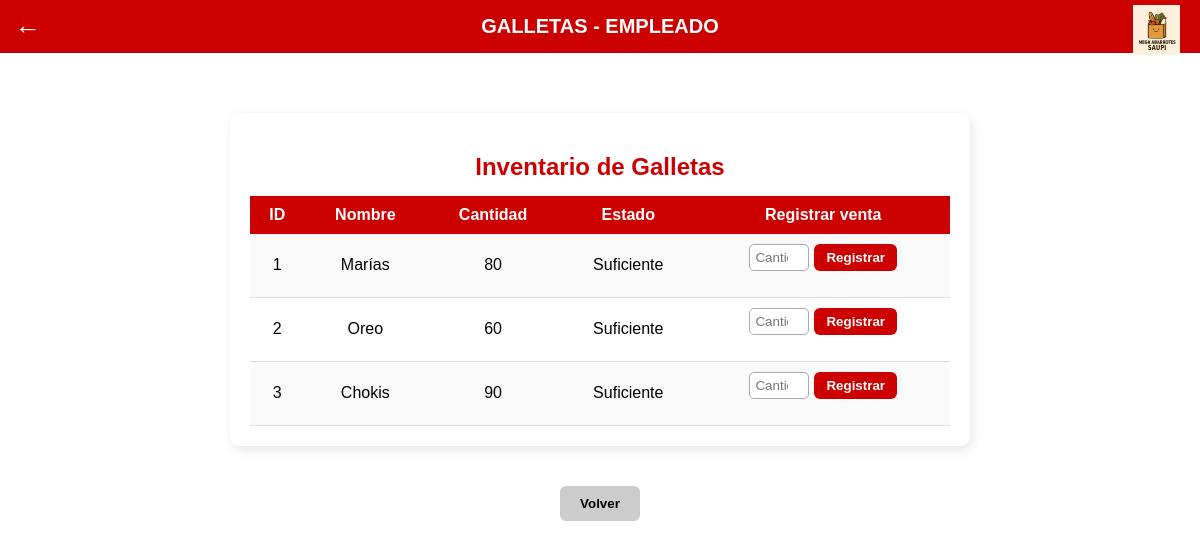
The page /galletas_empleado.php on the database as committed earlier.
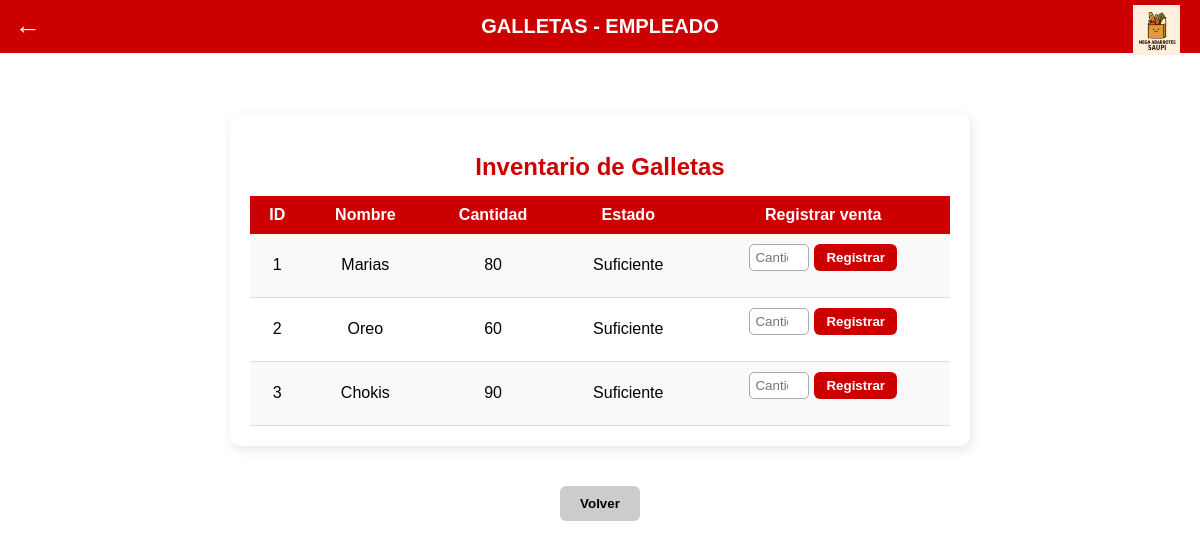
The same page on the database as committed later.
### tables this page shows
CREATE TABLE `galletas` (
  `id` int(11) NOT NULL,
  `nombre` varchar(50) NOT NULL,
  `cantidad` int(11) NOT NULL DEFAULT 0,
  `estado` varchar(30) NOT NULL
);

### galletas_empleado.php (the view, shortened to what this page needs)
<?php
include "config/conexion.php";
include "views/header.php";
$sql = "SELECT * FROM galletas";
$result = $conn->query($sql);
?>
<link rel="stylesheet" href="assets/css/style.css">
<div class="container-empleado">
  <div class="card-product-empleado">
    <h2>Inventario de Galletas</h2>
    <table class="tabla-empleado">
      <tr>
        <th>ID</th>
        <th>Nombre</th>
        <th>Cantidad</th>
        <th>Estado</th>
        <th>Registrar venta</th>
      </tr>
      <?php while ($row = $result->fetch_assoc()) { ?>
      <tr>
        <td><?php echo $row['id']; ?></td>
        <td><?php echo htmlspecialchars($row['nombre']); ?></td>
        <td><?php echo $row['cantidad']; ?></td>
        <td><?php echo htmlspecialchars($row['estado']); ?></td>
        <td>
          <form method="POST" action="controllers/registrar_venta.php" class="form-venta">
            <input type="number" name="cantidad" placeholder="Cantidad" min="1" required class="input-cantidad">
            <button type="submit" class="btn-registrar">Registrar</button>
          </form>
        </td>
      </tr>
      <?php } ?>
    </table>
  </div>
  <button class="btn-volver" onclick="window.location.href='inicio_empleado.php'">Volver</button>
</div>

Rows that differ between the two databases and show on the page:
changed galletas id 1: nombre "Marías" → "Marias"
